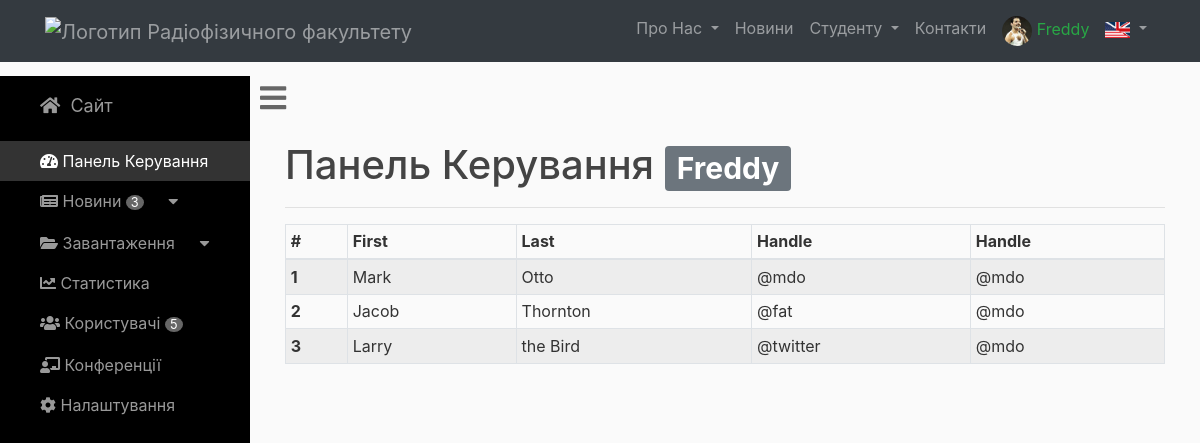
The page /admin (signed in) on the database its author committed.
### rpd_site/models.py (models this page shows, shortened)
class User(db.Model, UserMixin):
    id = db.Column(db.Integer, primary_key=True)
    username = db.Column(db.String(20), unique=True, nullable=False)
    email = db.Column(db.String(120), unique=True, nullable=False)
    image_file = db.Column(db.String(20), nullable=False,
                           default='default.jpg')
    password = db.Column(db.String(60), nullable=False)
    confirmed = db.Column(db.Boolean, nullable=False, default=0)
    posts = db.relationship('Post', backref='author', lazy=True)
    roles = db.relationship('Role', secondary=roles_users,
                            backref=db.backref('users', lazy='joined'))

### rpd_site/routes.py (the view)
@app.route('/admin')
@login_required
def admin():
    return render_template('dashboard.html', title="Панель Керування",
                            number_of_users=get_number_of_users(),
                            number_of_posts=get_number_of_posts()
                            )

### rpd_site/helpers.py (called while the page is built)
def get_number_of_users():
    return len(User.query.all())

def get_number_of_posts():
    return len(Post.query.all())

### rpd_site/models.py (called while the page is built)
@login_manager.user_loader
def load_user(user_id):
    return User.query.get(int(user_id))

### rpd_site/templates/dashboard.html
{% extends "layout_admin.html" %}
{% block body %}
{% set active_page = "index" %}
        <div id="page-content-wrapper">
            <div class="container-fluid">
                <h1>{{ title }} <span class="badge badge-secondary">{{current_user.username}}</span></h1>
                <hr>
            </div>
            <div class="col-sm-auto" style="width: 100%;">
                <table class="table table-striped table-bordered table-hover table-sm">
                  <thead>
                    <tr>
                      <th scope="col">#</th>
                      <th scope="col">First</th>
                      <th scope="col">Last</th>
                      <th scope="col">Handle</th>
                      <th scope="col">Handle</th>
                    </tr>
                  </thead>
                  <tbody>
                    <tr>
                      <th scope="row">1</th>
                      <td>Mark</td>
                      <td>Otto</td>
                      <td>@mdo</td>
                      <td>@mdo</td>
                    </tr>
                    <tr>
                      <th scope="row">2</th>
                      <td>Jacob</td>
                      <td>Thornton</td>
                      <td>@fat</td>
                      <td>@mdo</td>
                    </tr>
                    <tr>
                      <th scope="row">3</th>
                      <td>Larry</td>
                      <td>the Bird</td>
                      <td>@twitter</td>
                      <td>@mdo</td>
                    </tr>
                  </tbody>
                </table>
            </div>
        </div>
{% endblock %}

### rpd_site/templates/layout_admin.html (shortened to what this page needs)
<!DOCTYPE html>
<html lang="en">
<head>
    <link href="{{ url_for('static', filename='vendor/bootstrap/css/' + 'bootstrap.min.css') }}" rel="stylesheet">
    <link href="{{ url_for('static', filename='css/' + 'modern-business.css') }}" rel="stylesheet">
    <link href="{{ url_for('static', filename='css/' + 'simple-sidebar.css') }}" rel="stylesheet">
    <link rel="stylesheet" href="https://use.fontawesome.com/releases/v5.2.0/css/all.css"
>
    <link href="{{ url_for('static', filename='css/' + 'simple-sidebar.css') }}" rel="stylesheet">
</head>
<body>
<nav class="navbar fixed-top navbar-expand-lg navbar-dark bg-dark fixed-top">
    <div class="container">
        {% if menuitem == 'index' %}
        <a class="navbar-brand" style="color:white;" href="{{ url_for('index') }}">
            {% else %}
            <a class="navbar-brand" style="color:rgba(255,255,255,.5);" href="{{ url_for('index') }}">
                {% endif %}
                <img src="{{ url_for('static', filename='img/' + 'knu.jpg') }}" width="50" height="50"
                     alt="Логотип Радіофізичного факультету">
            </a>
            <div class="collapse navbar-collapse" id="navbarResponsive">
                <ul class="navbar-nav ml-auto">
                    <li class="nav-item dropdown">
                        {% if menuitem in ['history',] %}
                        <a class="nav-link dropdown-toggle" href="#" id="navbarDropdownPortfolio" data-toggle="dropdown"
                           aria-haspopup="true" aria-expanded="false" style="color:white;">
                            Про Нас
                        </a>
                        {% else %}
                        <a class="nav-link dropdown-toggle" href="#" id="navbarDropdownPortfolio" data-toggle="dropdown"
                           aria-haspopup="true" aria-expanded="false">
                            Про Нас
                        </a>
                        {% endif %}
                    </li>
                    <li class="nav-item">
                        {% if menuitem in ['news',] %}
                            <a class="nav-link" style="color:white;" href="{{url_for('news')}}">Новини</a>
                        {% else %}
                            <a class="nav-link" href="{{url_for('news')}}">Новини</a>
                        {% endif %}
                    </li>
                    <li class="nav-item dropdown">
                        {% if menuitem in ['schedule',] %}
                            <a class="nav-link dropdown-toggle" href="#" id="navbarDropdownPortfolio" data-toggle="dropdown"
                               aria-haspopup="true" aria-expanded="false" style="color:white;">
                                Студенту
                            </a>
                        {% else %}
                            <a class="nav-link dropdown-toggle" href="#" id="navbarDropdownPortfolio" data-toggle="dropdown"
                               aria-haspopup="true" aria-expanded="false">
                                Студенту
                            </a>
                        {% endif %}
                    </li>
                    <li class="nav-item">
                        {% if menuitem in ['contacts',] %}
                            <a class="nav-link" style="color:white;" href="#">Контакти</a>
                        {% else %}
                            <a class="nav-link" href="#">Контакти</a>
                        {% endif %}
                    </li>
                    <li class="nav-item dropdown">
                        {% if current_user.is_authenticated: %}
                            <a class="nav-link" href="#" id="navbarDropdownBlog" data-toggle="dropdown" aria-haspopup="true"
                               aria-expanded="false">
                                <img src="{{ url_for('static', filename='img/avatars/' + current_user.image_file) }}"
                                     width="30"
                                     height="30" class="rounded-circle" style="vertical-align: middle;"
                                     alt="Логотип Радіофізичного факультету">
                                <span class="text-success">{{ current_user.username }}</span>
                            </a>
                        {% endif %}
                    </li>
                    <li class="nav-item dropdown">
                        <a class="nav-link dropdown-toggle" href="#" id="navbarDropdownPortfolio" data-toggle="dropdown"
                           aria-haspopup="true" aria-expanded="false">
                            <img src="{{ url_for('static', filename='img/' + 'ukus.jpg') }}" alt="english"
                                 style="height: 16px; width: 25px; margin:0; padding:0;">
                        </a>
                    </li>
                </ul>
            </div>
    </div>
</nav>
    <div id="wrapper" class="toggled" style="margin-top: 20px;">
        <div id="sidebar-wrapper">
            <ul class="sidebar-nav">
                <li class="sidebar-brand">
                    <a href="{{ url_for('index') }}"><i class="fas fa-home"></i> &nbsp;Сайт</a>
                </li>
                <li>
                    <a href="{{ url_for('admin') }}" class="
                        {% if title == 'Панель Керування' %}
                            chosen
                        {% endif %}
                        "><i class="fas fa-tachometer-alt">
                        </i>&nbsp;Панель Керування</a>
                </li>
                <li>
                    <a href="{{ url_for('admin_news') }}" class="
                        "><i class="fas fa-newspaper"></i>&nbsp;Новини&nbsp;<small style="color:white; background-color: #666; text-align: center; border-radius: 60%; padding-left:2%; padding-right:2%;">{{number_of_posts}}</small>&nbsp;<i class="fas fa-caret-down"></i></a>
                </li>
                <li>
                    <a data-toggle="collapse" href="#collapseExample" role="button" aria-expanded="false"
                    aria-controls="collapseExample"><i class="fas fa-folder-open"></i>&nbsp;Завантаження&nbsp;<i class="fas fa-caret-down"></i></a>
                </li>
                <li>
                    <a href="#"><i class="fas fa-chart-line"></i>&nbsp;Статистика</a>
                </li>
                <li>
                    <a href="{{ url_for('users') }}"><i class="fas fa-users"></i>&nbsp;Користувачі&nbsp;<small style="color:white; background-color: #666; text-align: center; border-radius: 60%; padding-left:2%; padding-right:2%;">{{number_of_users}}</small></a>
                </li>
                <li>
                    <a href="#"><i class="fas fa-chalkboard-teacher"></i>&nbsp;Конференції</a>
                </li>
                <li>
                    <a href="#"><i class="fas fa-cog"></i>&nbsp;Налаштування</a>
                </li>
            </ul>
        </div>
        <a href="#menu-toggle" id="menu-toggle"><i class="fas fa-bars" ></i></a>
        {% block body %}{% endblock %}
    </div>
</body>
</html>

### rpd_site/static/css/modern-business.css (style rules this page uses)
body { padding-top: 54px; }
@media (min-width: 992px) { body { padding-top: 56px; } }
.navbar { margin-bottom: 0 !important; }
.navbar-brand:after { content: "Кафедра радіотехніки та радіоелектронних систем"; font-size: 80%; }
.bg-dark { background-color: #324696;!important; }
body { overflow-x: hidden; }
#wrapper { padding-left: 0; -webkit-transition: all 0.5s ease; -moz-transition: all 0.5s ease; -o-transition: all 0.5s ease; transition: all 0.5s ease; }
#wrapper.toggled { padding-left: 250px; }
#sidebar-wrapper { z-index: 1000; position: fixed; left: 250px; width: 0; height: 100%; margin-left: -250px; overflow-y: auto; background: #000; -webkit-transition: all 0.5s ease; -moz-transition: all 0.5s ease; -o-transition: all 0.5s ease; transition: all 0.5s ease; }
#wrapper.toggled #sidebar-wrapper { width: 250px; }
#page-content-wrapper { width: 100%; position: absolute; padding: 15px; }
#wrapper.toggled #page-content-wrapper { position: absolute; margin-right: -250px; }
.sidebar-nav { position: absolute; top: 0; width: 250px; margin: 0; padding: 0; list-style: none; }
.sidebar-nav li { text-indent: 20px; line-height: 40px; }
.sidebar-nav li a { display: block; text-decoration: none; color: #999999; }
.sidebar-nav>.sidebar-brand { height: 65px; font-size: 18px; line-height: 60px; }
.sidebar-nav>.sidebar-brand a { color: #999999; }
@media (min-width:768px) { #wrapper { padding-left: 0; } }
@media (min-width:768px) { #wrapper.toggled { padding-left: 250px; } }
@media (min-width:768px) { #sidebar-wrapper { width: 0; } }
@media (min-width:768px) { #wrapper.toggled #sidebar-wrapper { width: 250px; } }
@media (min-width:768px) { #page-content-wrapper { padding: 20px; position: relative; } }
@media (min-width:768px) { #wrapper.toggled #page-content-wrapper { position: relative; margin-right: 0; } }
body { background: #fafafa; color: #333333; }
h1, h2, h3, h4, h5, h6 { color: #444444; }
body, html { height: 100%; margin: 0; }
@media only screen and (max-device-width: 1024px) { .navbar-brand:after { content: "" !important; font-size: 80%; } }

### rpd_site/static/css/simple-sidebar.css (style rules this page uses)
body { overflow-x: hidden; }
#wrapper { padding-left: 0; -webkit-transition: all 0.5s ease; -moz-transition: all 0.5s ease; -o-transition: all 0.5s ease; transition: all 0.5s ease; }
#wrapper.toggled { padding-left: 250px; }
#sidebar-wrapper { z-index: 1000; position: fixed; left: 250px; width: 0; height: 100%; margin-left: -250px; overflow-y: auto; background: #000; -webkit-transition: all 0.5s ease; -moz-transition: all 0.5s ease; -o-transition: all 0.5s ease; transition: all 0.5s ease; }
#wrapper.toggled #sidebar-wrapper { width: 250px; }
#page-content-wrapper { width: 100%; position: absolute; padding: 15px; }
#wrapper.toggled #page-content-wrapper { position: absolute; margin-right: -250px; }
.sidebar-nav { position: absolute; top: 0; width: 250px; margin: 0; padding: 0; list-style: none; }
.sidebar-nav li { text-indent: 20px; line-height: 40px; }
.sidebar-nav li a { display: block; text-decoration: none; color: #999999; }
.sidebar-nav li a:hover, .chosen { text-decoration: none; color: #fff !important; background: rgba(255, 255, 255, 0.2); }
.sidebar-nav>.sidebar-brand { height: 65px; font-size: 18px; line-height: 60px; }
.sidebar-nav>.sidebar-brand a { color: #999999; }
@media (min-width:768px) { #wrapper { padding-left: 0; } }
@media (min-width:768px) { #wrapper.toggled { padding-left: 250px; } }
@media (min-width:768px) { #sidebar-wrapper { width: 0; } }
@media (min-width:768px) { #wrapper.toggled #sidebar-wrapper { width: 250px; } }
@media (min-width:768px) { #page-content-wrapper { padding: 20px; position: relative; } }
@media (min-width:768px) { #wrapper.toggled #page-content-wrapper { position: relative; margin-right: 0; } }
#menu-toggle { font-size:30px; padding-left: 10px; padding-top: 10px; border: 1px; color: #666; }

### rows shown on the page
User: image_file (picture), username "Freddy"

### other values the page prints
{{ number_of_posts }} "3"
{{ number_of_users }} "5"
{{ title }} "Панель Керування"
